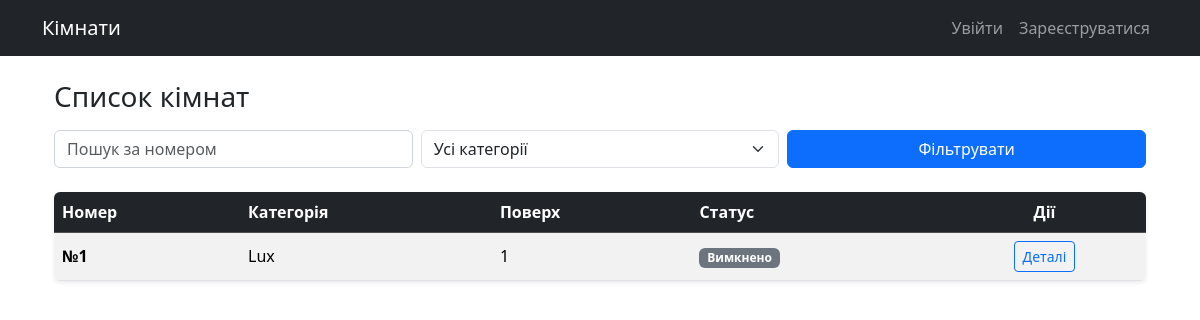
The page / on the database its author committed.
### booking_app/models.py (models this page shows, shortened)
class Room(models.Model):
    number = models.CharField(max_length=10, unique=True, verbose_name='Room Number')
    floor = models.IntegerField(verbose_name='Floor')
    capacity = models.PositiveIntegerField(verbose_name='Capacity')
    category = models.ForeignKey('RoomCategory', on_delete=models.PROTECT, related_name='rooms')
    is_active = models.BooleanField(default=True, verbose_name="Доступна для бронювання")
    class Meta:
        verbose_name = 'Room'
        verbose_name_plural = 'Rooms'
        ordering = ['number']

class TimeStampedModel(models.Model):
    created_at = models.DateTimeField(auto_now_add=True)
    updated_at = models.DateTimeField(auto_now=True)
    class Meta:
        abstract = True

class RoomCategory(TimeStampedModel):
    name = models.CharField(max_length=100, unique=True, verbose_name="Назва")
    capacity = models.PositiveSmallIntegerField(default=1, verbose_name="Місткість, осіб")
    price_per_night = models.DecimalField(max_digits=8, decimal_places=2, verbose_name="Ціна за ніч")
    description = models.TextField(blank=True, verbose_name="Опис")
    is_active = models.BooleanField(default=True, verbose_name="Активна")
    class Meta(TimeStampedModel.Meta):
        db_table = "room_category"
        verbose_name = "Категорія кімнати"
        verbose_name_plural = "Категорії кімнат"
        ordering = ["name"]
        indexes = [models.Index(fields=["name"])]

### booking_app/views.py (the view)
# urls.py: path("", views.room_list, name="room_list"),
def room_list(request):
    rooms = Room.objects.select_related("category").order_by("number")
    q = request.GET.get("q", "").strip()
    cat = request.GET.get("cat", "").strip()
    if q:
        rooms = rooms.filter(number__icontains=q)
    if cat:
        rooms = rooms.filter(category__id=cat)
    categories = RoomCategory.objects.filter(is_active=True).order_by("name")
    ctx = {
        "rooms": rooms,
        "categories": categories,
        "q": q,
        "cat": cat, }
    return render(request, "booking_app/room_list.html", ctx)

### templates/booking_app/room_list.html (shortened to what this page needs)
{% extends "booking_app/base.html" %}
{% block content %}
<div class="container my-4">
  <div class="d-flex justify-content-between align-items-center mb-3">
      <h1 class="h3 mb-0">Список кімнат</h1>
  </div>
  <form method="get" class="row g-2 mb-4">
      <div class="col-md-4">
          <input class="form-control" type="text" name="q" value="{{ q|default:'' }}" placeholder="Пошук за номером">
      </div>
      <div class="col-md-4">
          <select class="form-select" name="cat">
              <option value="">Усі категорії</option>
          </select>
      </div>
      <div class="col-md-4 d-grid">
          <button class="btn btn-primary" type="submit">
               Фільтрувати
          </button>
      </div>
  </form>
  <div class="table-responsive shadow-sm rounded">
      <table class="table table-striped table-hover align-middle mb-0">
          <thead class="table-dark">
              <tr>
                  <th scope="col">Номер</th>
                  <th scope="col">Категорія</th>
                  <th scope="col">Поверх</th>
                  <th scope="col">Статус</th>
                  <th scope="col" class="text-center">Дії</th>
              </tr>
          </thead>
          <tbody>
              {% for r in rooms %}
                  <tr>
                      <td><span class="fw-bold">№{{ r.number }}</span></td>
                      <td>{{ r.category.name }}</td>
                      <td>{{ r.floor }}</td>
                      <td>
                          {% if r.is_active %}
                              <span class="badge bg-success">Доступна</span>
                          {% else %}
                              <span class="badge bg-secondary">Вимкнено</span>
                          {% endif %}
                      </td>
                      <td class="text-center">
                          <a class="btn btn-sm btn-outline-primary" href="{% url 'booking_app:room_detail' r.pk %}">
                               Деталі
                          </a>
                      </td>
                  </tr>
              {% empty %}
                  <tr>
                      <td colspan="5" class="text-center text-muted py-4">
                          <i class="bi bi-exclamation-circle"></i> Нічого не знайдено
                      </td>
                  </tr>
              {% endfor %}
          </tbody>
      </table>
  </div>
</div>
{% endblock %}

### static/booking_app/css/styles.css (style rules this page uses)
body { scroll-behavior: smooth; }
input[type=text], input[type=password], input[type=email], select, textarea { display:block; width:100%; padding:.375rem .75rem; border:1px solid #ced4da; border-radius: .375rem; }

### rows shown on the page
Room: number "1", category.name "Lux", floor "1", is_active "Вимкнено"
